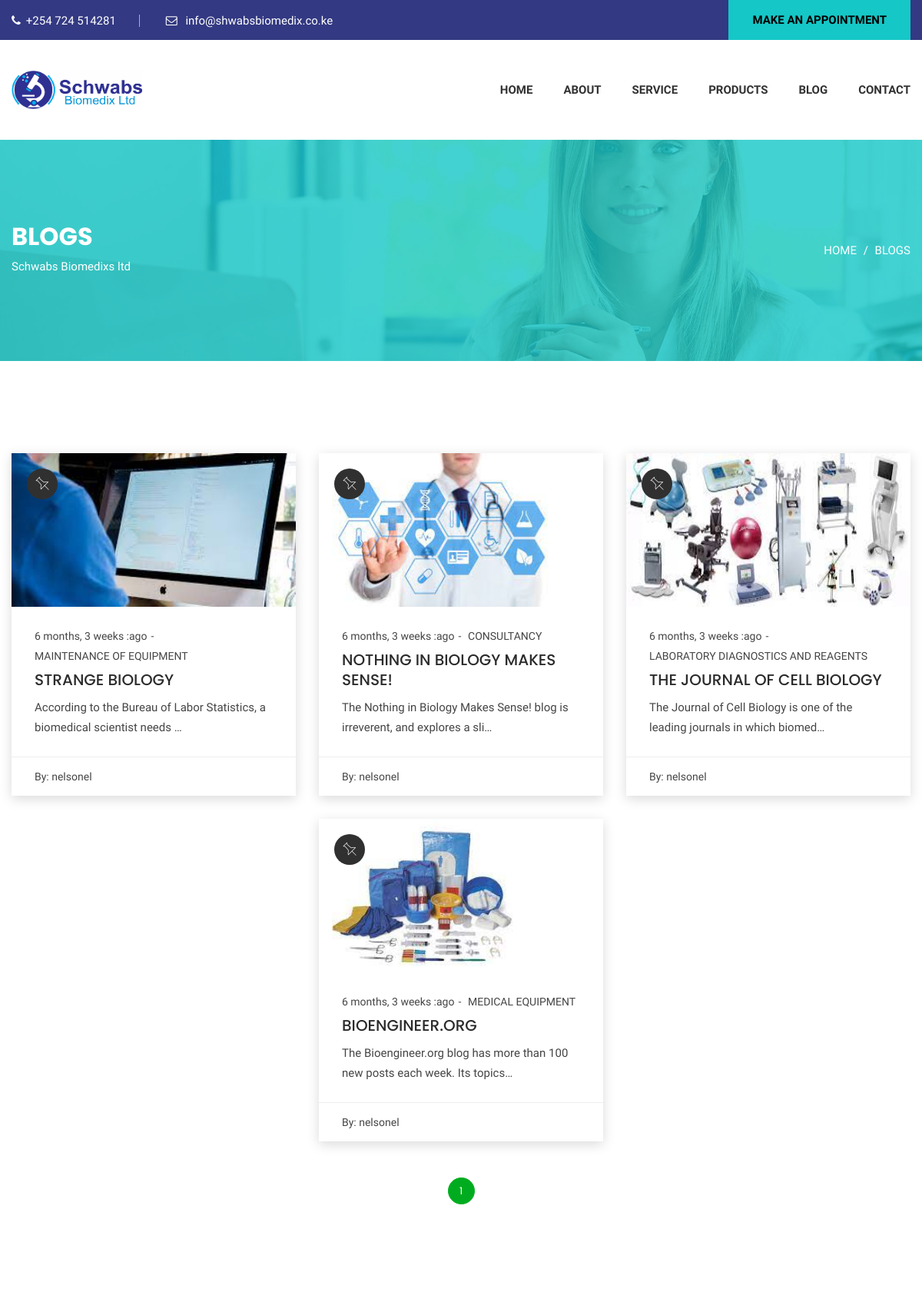
/blog/ (upper part), run on an earlier commit of the app's database.
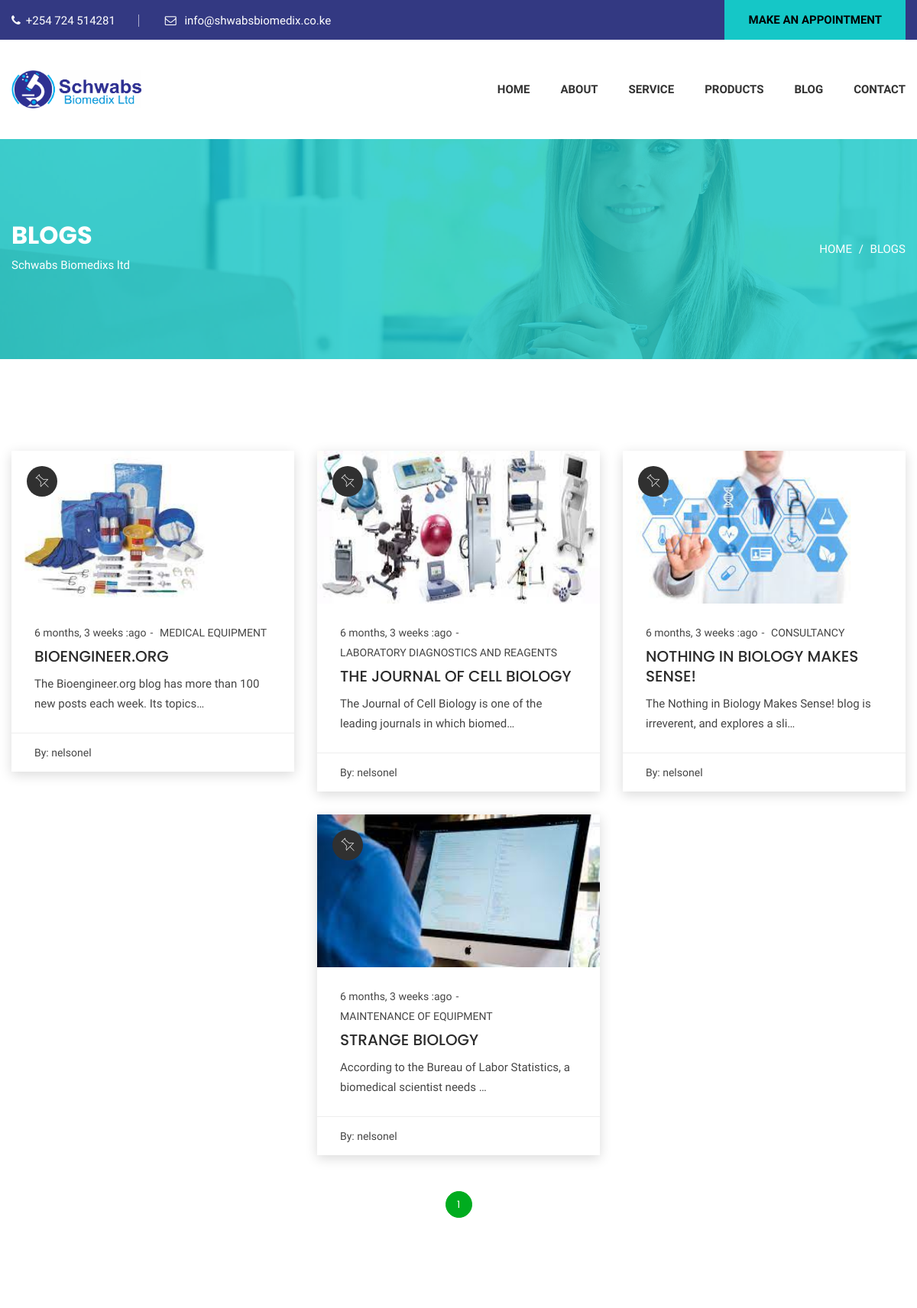
And on a later commit of the database.
### base/models.py (models this page shows, shortened)
class Blog(models.Model):
    host = models.ForeignKey(User, on_delete=models.SET_NULL, null=True)
    service = models.ForeignKey(Service, on_delete=models.SET_NULL, null=True)
    title = models.CharField(max_length=200)
    slug = models.SlugField(max_length=200, unique=True, null=True, blank=True)
    description = models.TextField(null=True, blank=True)
    image = models.ImageField(upload_to='blog/image', null=True)
    updated = models.DateTimeField(auto_now=True)
    created = models.DateTimeField(auto_now_add=True)
    class Meta:
        ordering = ['-updated', '-created']

class Service(models.Model):
    name = models.CharField(max_length=200)
    slug = models.SlugField(max_length=200, unique=True, null=True, blank=True)
    image = models.ImageField(upload_to='service/image', null=True)
    body = models.TextField(null=True)
    updated = models.DateTimeField(auto_now=True, null=True)
    created = models.DateTimeField(auto_now_add=True, null=True)
    class Meta:
        ordering = ['-updated', '-created']
    def __str__(self):
        return self.name[0:50]

### base/views.py (the view)
# urls.py: path('blog/', views.blog, name='blog'),
def blog(request):
    blogs = Blog.objects.all()
    paginator = Paginator(blogs, 6)
    page_number = request.GET.get('page')
    page_obj = paginator.get_page(page_number)
    comments = Comment.objects.all()
    services = Service.objects.all()
    context = {'blogs': blogs, 'services': services, 'comments': comments, 'page_obj': page_obj}
    return render(request, 'base/blog.html', context)

### base/templates/base/blog.html (shortened to what this page needs)
{% extends 'main.html' %}
{% block content %}
{% load static %}
<div id="funfact-area" class="funfact-area section-padding--lg bg--white bg-image--1" data-overlay="8">
    <div class="container">
        <div class="cr-breadcrumb">
            <div class="cr-breadcrumb__left">
                <h2>Blogs</h2>
                <p>Schwabs Biomedixs ltd</p>
            </div>
            <div class="cr-breadcrumb__right">
                <ul class="cr-breadcrumb__pagination">
                    <li>
                        <a href="{% url 'home' %}">Home</a>
                    </li>
                    <li>Blogs</li>
                </ul>
            </div>
        </div>
    </div>
</div>
<main class="page-content">
    <div class="cr-section pg-blogs-area section-padding--xlg bg--white">
        <div class="container">
            <div class="row justify-content-center mt-30-reverse">
                {% for blog in page_obj %}
                <div class="col-lg-4 col-md-6 col-12">
                    <article class="blog sticky">
                        <div class="blog__thumb">
                            <a href="{% url 'blogSingle' blog.slug %}">
                                <img src="{{blog.image.url}}" width="100%" height="200" alt="blog thumb">
                            </a>
                        </div>
                        <div class="blog__content">
                            <div class="blog__content__body">
                                <ul class="blog__content__meta">
                                    <li>{{blog.created | timesince }} :ago</li>
                                    <li>
                                        <a href="#">{{blog.service}}</a>
                                    </li>
                                </ul>
                                <h4>
                                    <a  href="{% url 'blogSingle' blog.slug %}">{{blog.title}}</a>
                                </h4>
                                <p>{{blog.description | truncatechars:75}}</p>
                            </div>
                            <div class="blog__content__footer">
                                <span class="blog__content__author">By: <a href="#">{{blog.host}}</a></span>
                            </div>
                        </div>
                    </article>
                </div>
                {% endfor %}
            </div>
            <div class="row">
                <div class="col-lg-12">
                    <div class="cr-pagination text-center">
                        <ul>
                            <li class="active"><a href="#">{{ page_obj.number }}</a></li>
                        </ul>
                    </div>
                </div>
            </div>
        </div>
    </div>
</main>
{% endblock %}

What changed in the data, as far as the page shows it:
changed Blog "BIOENGINEER.ORG": moves up the list
changed Blog "THE JOURNAL OF CELL BIOLOGY": moves up the list
changed Blog "NOTHING IN BIOLOGY MAKES SENSE!": moves down the list
